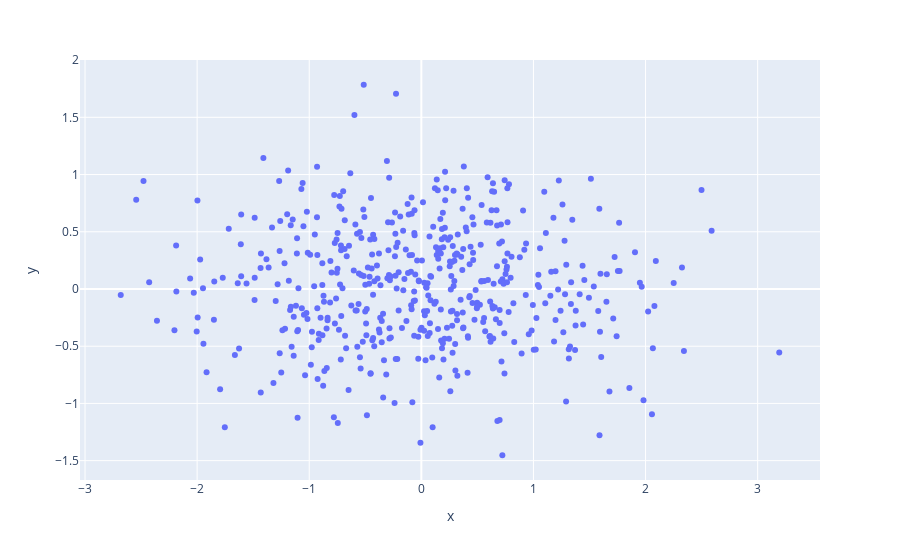

The notebook cell saved with this chart:
### Code cell
px.scatter(x=x,y=e)

### Figure 1 — Plotly figure (JSON) as saved in the notebook; plotly's stock layout.template omitted (floating-point values rounded to 4 significant figures; data arrays with more than 128 entries replaced by an {"elided": "..."} marker saying what was removed)
{"data": [{"hovertemplate": "x=%{x}<br>y=%{y}<extra></extra>", "legendgroup": "", "marker": {"color": "#636efa", "symbol": "circle"}, "mode": "markers", "name": "", "orientation": "v", "showlegend": false, "type": "scatter", "x": {"elided": "500 float values"}, "xaxis": "x", "y": {"elided": "500 float values"}, "yaxis": "y"}], "layout": {"legend": {"tracegroupgap": 0}, "margin": {"t": 60}, "xaxis": {"anchor": "y", "domain": [0, 1], "title": {"text": "x"}}, "yaxis": {"anchor": "x", "domain": [0, 1], "title": {"text": "y"}}}}
